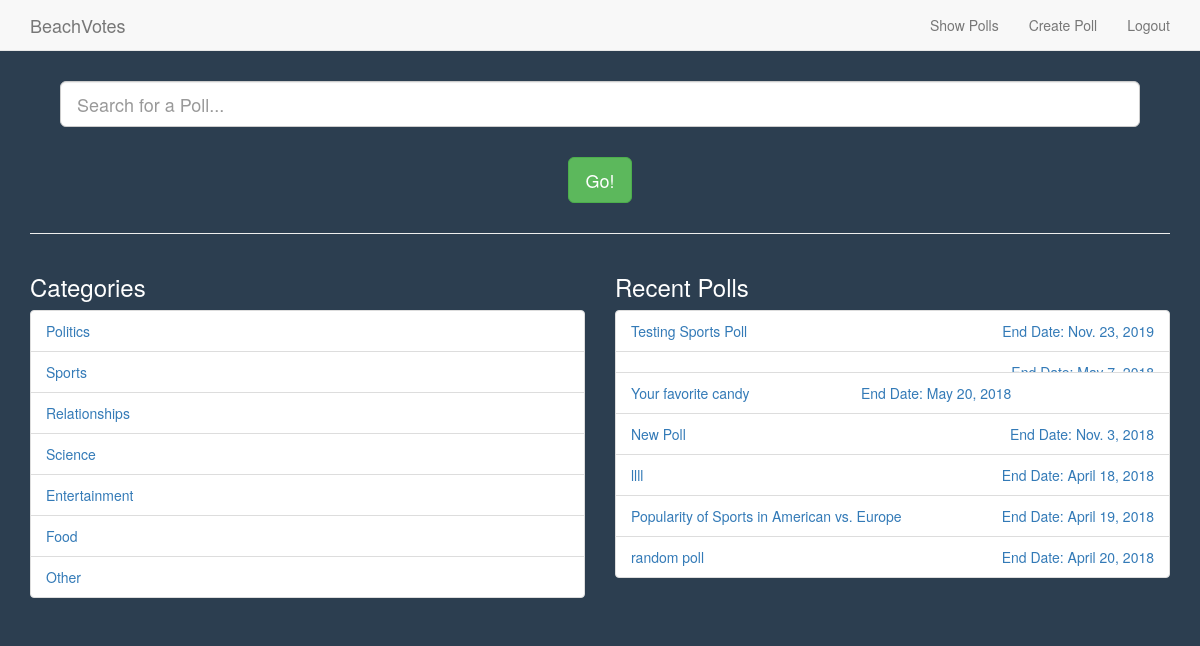
/poll/show_polls (signed in), run on an earlier commit of the app's database.
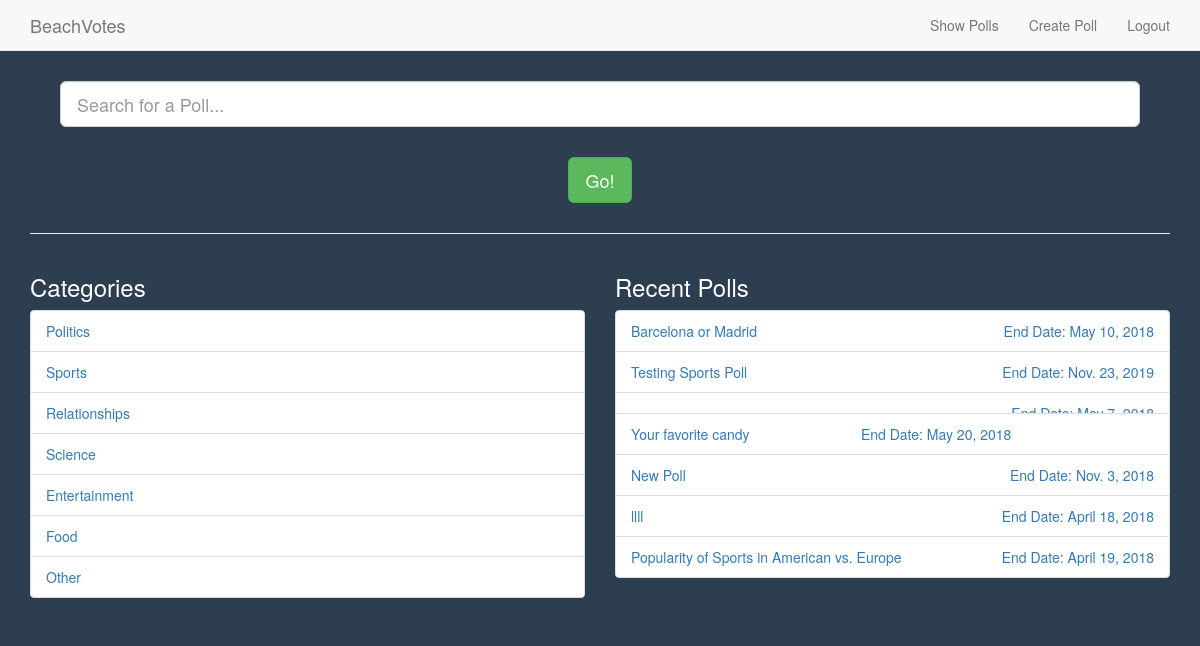
And on a later commit of the database.
### poll/models.py (models this page shows, shortened)
class Category(models.Model):
    group_name = models.CharField(max_length = 50, unique = True, null = False)
    class Meta:
        verbose_name_plural = 'Categories'

class Poll(models.Model):
    category = models.ForeignKey(Category, on_delete=models.CASCADE)
    poll_creator = models.ForeignKey(User, on_delete=models.CASCADE)
    title_question = models.CharField(max_length = 128, unique = True, null = False)
    start_date = models.DateField(default = datetime.date.today, null = False)
    end_date =  models.DateField(default = datetime.date.today() + datetime.timedelta(days=1),
                                 null = False)

### poll/views.py (the view)
@login_required
def show_polls(request):
    categories = Category.objects.all()
    polls = Poll.objects.order_by('-start_date')[:7]
    context_dict = { 'categories' : categories }
    context_dict['polls'] = polls
    return render(request, 'poll/show_polls.html', context_dict)

### templates/poll/show_polls.html (shortened to what this page needs)
{% extends 'poll/base.html' %}
{% load staticfiles %}
{% block body_block %}
<div class="container">
  <div class="text-center" style="margin: 30px;">
    <input type="text" class="form-control input-lg center-block" name="search"
      placeholder="Search for a Poll..." />
      <a href="#" class="btn btn-lg btn-success" style="margin-top: 30px;">Go!</a>
  </div>
  <hr />
  <div class="row">
    <div class="col-md-6">
      <h3>Categories</h3>
  {% if categories %}
      <ul class="list-group">
        {% for category in categories %}
        <li class="list-group-item">
          <a href="{% url 'view_category' category.id %}">
            {{ category.group_name }}
          </a>
        </li>
        {% endfor %}
      </ul>
      {% else %}
        <h1>No categories to show</h1>
      {% endif %}
    </div>
    <div class="col-md-6">
      <h3>Recent Polls</h3>
      {% if polls %}
        <ul class="list-group">
          {% for poll in polls %}
            <li class="list-group-item">
              <a href="{% url 'view_poll' poll.id %}">
                {{ poll.title_question }}
                <p style="float: right;">End Date: {{ poll.end_date }}</p>
              </a>
            </li>
          {% endfor %}
        </ul>
      {% else %}
        <h4>No recent polls to show</h4>
      {% endif %}
    </div>
  </div>
</div>
{% endblock %}

What changed in the data, as far as the page shows it:
no longer on this page (row unchanged): Poll: title_question "random poll", end_date "April 20, 2018"
added Poll: title_question "Barcelona or Madrid", end_date "May 10, 2018"
